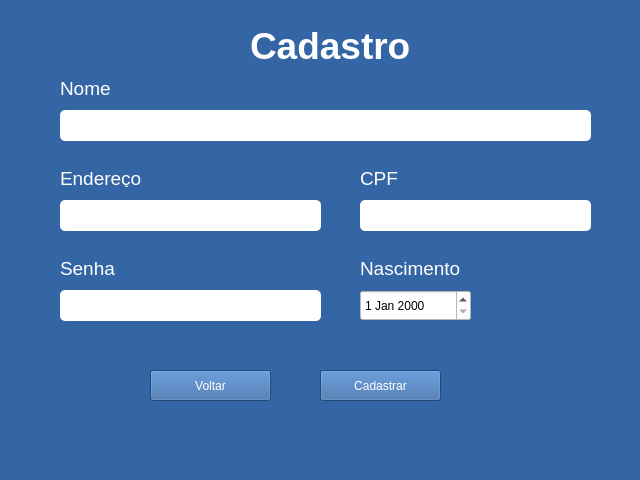
<?xml version="1.0" encoding="UTF-8"?>
<ui version="4.0">
 <class>MainWindow</class>
 <widget class="QMainWindow" name="MainWindow">
  <property name="geometry">
   <rect>
    <x>0</x>
    <y>0</y>
    <width>640</width>
    <height>480</height>
   </rect>
  </property>
  <property name="windowTitle">
   <string>MainWindow</string>
  </property>
  <property name="styleSheet">
   <string notr="true">background-color: rgb(52, 101, 164);</string>
  </property>
  <widget class="QWidget" name="centralwidget">
   <widget class="QLabel" name="label">
    <property name="geometry">
     <rect>
      <x>250</x>
      <y>30</y>
      <width>161</width>
      <height>31</height>
     </rect>
    </property>
    <property name="font">
     <font>
      <pointsize>28</pointsize>
      <weight>75</weight>
      <bold>true</bold>
     </font>
    </property>
    <property name="styleSheet">
     <string notr="true">color: rgb(255, 255, 255);</string>
    </property>
    <property name="text">
     <string>Cadastro</string>
    </property>
   </widget>
   <widget class="QLabel" name="label_2">
    <property name="geometry">
     <rect>
      <x>60</x>
      <y>80</y>
      <width>61</width>
      <height>17</height>
     </rect>
    </property>
    <property name="font">
     <font>
      <pointsize>14</pointsize>
     </font>
    </property>
    <property name="styleSheet">
     <string notr="true">color: rgb(255, 255, 255);</string>
    </property>
    <property name="text">
     <string>Nome</string>
    </property>
   </widget>
   <widget class="QLabel" name="label_3">
    <property name="geometry">
     <rect>
      <x>60</x>
      <y>170</y>
      <width>91</width>
      <height>17</height>
     </rect>
    </property>
    <property name="font">
     <font>
      <pointsize>14</pointsize>
     </font>
    </property>
    <property name="styleSheet">
     <string notr="true">color: rgb(255, 255, 255);</string>
    </property>
    <property name="text">
     <string>Endereço</string>
    </property>
   </widget>
   <widget class="QLabel" name="label_4">
    <property name="geometry">
     <rect>
      <x>360</x>
      <y>170</y>
      <width>41</width>
      <height>17</height>
     </rect>
    </property>
    <property name="font">
     <font>
      <pointsize>14</pointsize>
     </font>
    </property>
    <property name="styleSheet">
     <string notr="true">color: rgb(255, 255, 255);</string>
    </property>
    <property name="text">
     <string>CPF</string>
    </property>
   </widget>
   <widget class="QLabel" name="label_5">
    <property name="geometry">
     <rect>
      <x>360</x>
      <y>260</y>
      <width>111</width>
      <height>17</height>
     </rect>
    </property>
    <property name="font">
     <font>
      <pointsize>14</pointsize>
     </font>
    </property>
    <property name="styleSheet">
     <string notr="true">color: rgb(255, 255, 255);</string>
    </property>
    <property name="text">
     <string>Nascimento</string>
    </property>
   </widget>
   <widget class="QDateEdit" name="dateEdit">
    <property name="geometry">
     <rect>
      <x>360</x>
      <y>290</y>
      <width>111</width>
      <height>31</height>
     </rect>
    </property>
    <property name="styleSheet">
     <string notr="true">background-color: #FFF;
</string>
    </property>
   </widget>
   <widget class="QLineEdit" name="lineEdit">
    <property name="geometry">
     <rect>
      <x>60</x>
      <y>110</y>
      <width>531</width>
      <height>31</height>
     </rect>
    </property>
    <property name="styleSheet">
     <string notr="true">background-color: #FFF;
border-radius: 5px;
</string>
    </property>
   </widget>
   <widget class="QLineEdit" name="lineEdit_2">
    <property name="geometry">
     <rect>
      <x>60</x>
      <y>200</y>
      <width>261</width>
      <height>31</height>
     </rect>
    </property>
    <property name="styleSheet">
     <string notr="true">
	background-color: #FFF;
    border-radius: 5px;
</string>
    </property>
   </widget>
   <widget class="QLineEdit" name="lineEdit_3">
    <property name="geometry">
     <rect>
      <x>360</x>
      <y>200</y>
      <width>231</width>
      <height>31</height>
     </rect>
    </property>
    <property name="styleSheet">
     <string notr="true">background-color: #FFF;
border-radius: 5px;
</string>
    </property>
   </widget>
   <widget class="QLabel" name="label_6">
    <property name="geometry">
     <rect>
      <x>60</x>
      <y>260</y>
      <width>67</width>
      <height>17</height>
     </rect>
    </property>
    <property name="font">
     <font>
      <pointsize>14</pointsize>
     </font>
    </property>
    <property name="styleSheet">
     <string notr="true">color: rgb(255, 255, 255);</string>
    </property>
    <property name="text">
     <string>Senha</string>
    </property>
   </widget>
   <widget class="QLineEdit" name="lineEdit_4">
    <property name="geometry">
     <rect>
      <x>60</x>
      <y>290</y>
      <width>261</width>
      <height>31</height>
     </rect>
    </property>
    <property name="styleSheet">
     <string notr="true">background-color: #FFF;
border-radius: 5px;
</string>
    </property>
   </widget>
   <widget class="QPushButton" name="pushButton">
    <property name="geometry">
     <rect>
      <x>320</x>
      <y>370</y>
      <width>121</width>
      <height>31</height>
     </rect>
    </property>
    <property name="cursor">
     <cursorShape>PointingHandCursor</cursorShape>
    </property>
    <property name="styleSheet">
     <string notr="true">color: rgb(255, 255, 255);</string>
    </property>
    <property name="text">
     <string>Cadastrar</string>
    </property>
   </widget>
   <widget class="QPushButton" name="pushButton_2">
    <property name="geometry">
     <rect>
      <x>150</x>
      <y>370</y>
      <width>121</width>
      <height>31</height>
     </rect>
    </property>
    <property name="cursor">
     <cursorShape>PointingHandCursor</cursorShape>
    </property>
    <property name="styleSheet">
     <string notr="true">color: rgb(255, 255, 255);</string>
    </property>
    <property name="text">
     <string>Voltar</string>
    </property>
   </widget>
  </widget>
  <widget class="QStatusBar" name="statusbar"/>
 </widget>
 <resources/>
 <connections/>
</ui>
